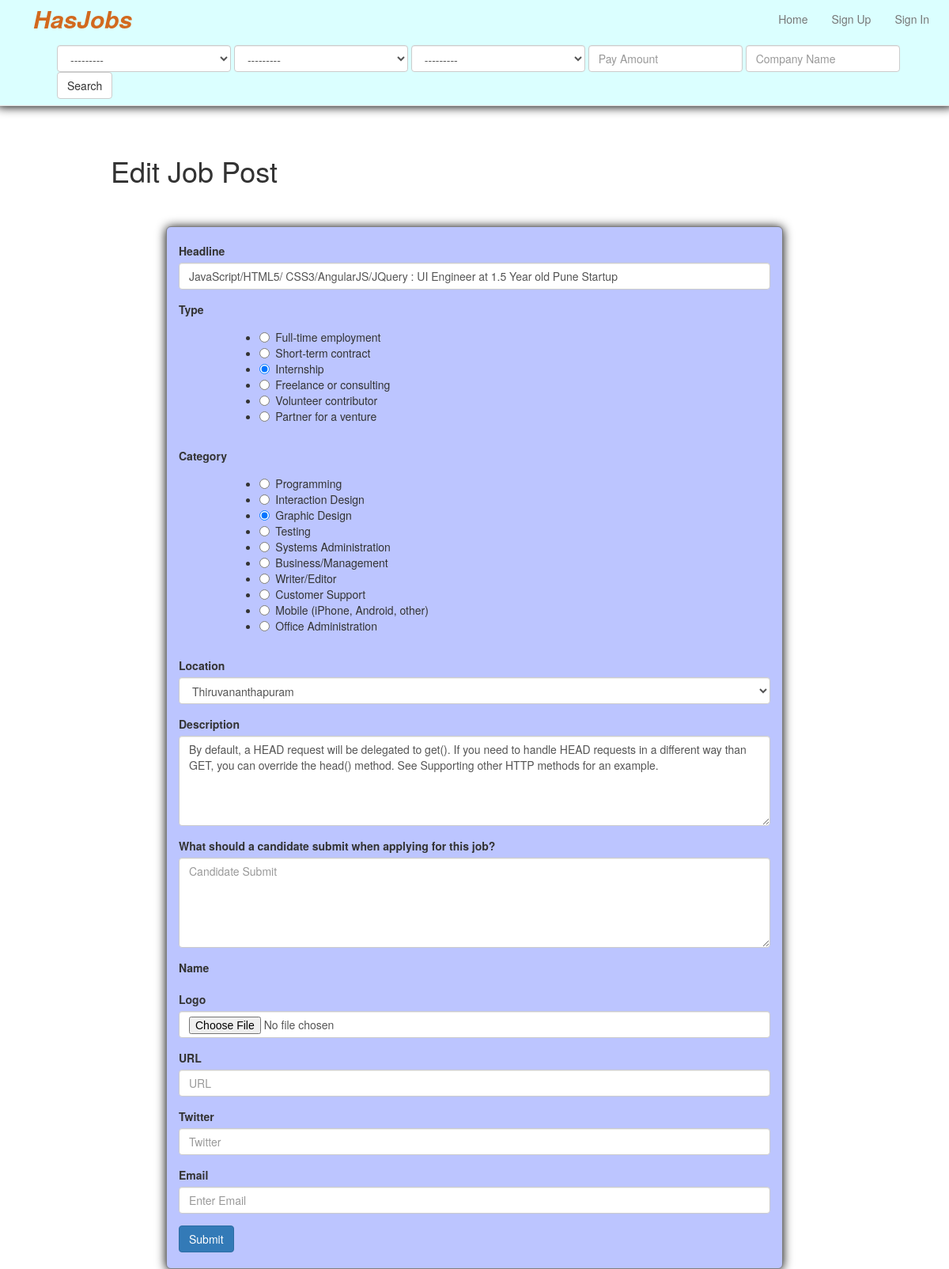
The app's page /edit-post/solaris with its own data.
### app_hasjob/models.py (models this page shows, shortened)
class AddJobPost(models.Model):
	headline = models.CharField(max_length=200)
	owner_name = models.CharField(max_length=200)
	location = models.ForeignKey(Location)
	types = models.ForeignKey(AddJobTypes)
	category = models.ForeignKey(AddJobCategory)
	description = models.TextField(null=True, blank=True)
	candidate_submit = models.TextField(null=True, blank=True)
	company = models.CharField(max_length=200)
	slug = models.SlugField(unique=True,null=True, blank=True)
	logo = models.ImageField(verbose_name=u'Image', upload_to="uploads/logo", null=True, blank=True)
	url = models.URLField(null=True, blank=True)
	twitter = models.URLField(null=True, blank=True)
	email = models.EmailField(null=True, blank=True)
	date = models.DateField(auto_now_add=True) # , blank=True
	class Meta:
		verbose_name = ("Add Job Post")
		verbose_name_plural = ("Add Job Posts")

class AddJobTypes(models.Model):
	types = models.CharField(max_length=200)
	slug = models.SlugField(unique=True, blank=True, null=True)
	def __str__(self):
		return self.types
	class Meta:
		verbose_name = ("Add Job Type")
		verbose_name_plural = ("Add Job Types")

class AddJobCategory(models.Model):
	category = models.CharField(max_length=200)
	slug = models.SlugField(unique=True, blank=True, null=True)
	def __str__(self):
		return self.category
	class Meta:
		verbose_name = ("Add Job Category")
		verbose_name_plural = ("Add Job Categories")

class Location(models.Model):
	location = models.CharField(max_length=200)
	slug = models.SlugField(unique=True, blank=True, null=True)
	def __str__(self):
		return self.location
	class Meta:
		verbose_name = ("Location")
		verbose_name_plural = ("Locations")

### app_hasjob/views.py (the view)
# urls.py: url(r'^edit-post/(?P<slug>[\w-]+)$', 'app_hasjob.views.edit_post', name='edit_post'),
def edit_post(request, slug):
	edit_post = AddJobPost.objects.get(slug=slug)
	if request.method == "POST":
		form = AddJobPostForm(request.POST, request.FILES, instance=edit_post)
		if form.is_valid():
			print "IF Valid @!!!"
			form.save()
			print "IF Saved !!!!!!!"
			return HttpResponseRedirect('/profile')
		else:
			print form.errors
	form = AddJobPostForm(instance=edit_post)
	return render(request, 'employer/edit_post.html', {'edit_post': form})

### app_hasjob/forms.py
class JobFilterForm(forms.Form):
	location__id = forms.ModelChoiceField(queryset=Location.objects.all(),widget=forms.Select(attrs={"class":"form-control","style":"width:220px"}))
	add_job_types__id = forms.ModelChoiceField(queryset=AddJobTypes.objects.all(),widget=forms.Select(attrs={"class":"form-control","style":"width:220px"}))
	add_job_category__id = forms.ModelChoiceField(queryset=AddJobCategory.objects.all(),widget=forms.Select(attrs={"class":"form-control","style":"width:220px"}))

### app_hasjob/templatetags/job_filter.py (called while the page is built)
@register.inclusion_tag("tags/job_filter.html")
def job_filter(request):
	filter_form = JobFilterForm(request.GET)
	return {'filter_form': filter_form}

### templates/employer/edit_post.html (shortened to what this page needs)
{% extends "base.html" %}
{% block content %}
	<h1>Edit Job Post</h1>
	<br>
	<br>
	<div class="row">
		<div class="col-lg-offset-2 col-lg-8 img img-rounded box-shad edit-color" style="border: 1px solid grey">
			<br>
			<form action="/edit-post/" method="post" enctype="multipart/form_data">{% csrf_token %}
				<div class="form-group">
					<label for="exampleInputEmail1">Headline</label>
					{{ edit_post.headline }}
				</div>
				<label>Type</label>
				<div class="col-lg-offset-1">
					{{ edit_post.types }}
				</div>
				<br>
				<label>Category</label>
				<div class="col-lg-offset-1">
					{{ edit_post.category }}
				</div>
				<br>
				<div class="form-group">
					<label for="exampleInputEmail1">Location</label>
					{{ edit_post.location }}
				</div>
				<div class="form-group">
					<label for="exampleInputEmail1">Description</label>
					{{ edit_post.description }}
				</div>
				<div class="form-group">
					<label for="exampleInputEmail1">What should a candidate submit when applying for this job?</label>
					{{ edit_post.candidate_submit }}
				</div>
				<div class="form-group">
					<label for="exampleInputEmail1">Name</label>
				</div>
				<div class="form-group">
					<label for="exampleInputEmail1">Logo</label>
					{{ edit_post.logo }}
				</div>
				<div class="form-group">
					<label for="exampleInputEmail1">URL</label>
					{{ edit_post.url }}
				</div>
				<div class="form-group">
					<label for="exampleInputEmail1">Twitter</label>
					{{ edit_post.twitter }}
				</div>
				<div class="form-group">
					<label for="exampleInputEmail1">Email</label>
					{{ edit_post.email }}
				</div>
				<button type="submit" class="btn btn-primary">Submit</button>
			</form>
			<br>
		</div>
	</div>
{% endblock %}

### staticdirs/css/justified-nav.css (style rules this page uses)
body { padding-top: 20px; }

### staticdirs/css/style.css (style rules this page uses)
.box-shad { -moz-box-shadow: 0px 1px 13px #000000; -webkit-box-shadow: 0px 1px 13px #000000; box-shadow: 0px 1px 13px #000000; }
.edit-color { background-color: #BCC5FF; }

### records on screen
AddJobPost: headline "JavaScript/HTML5/ CSS3/AngularJS/JQuery : UI Engineer at 1.5 Year old Pune Startup", description "By default, a HEAD request will be delegated to get(). If you need to handle HEAD requests in a different way than GET, you can override the head() method. See Supporting other HTTP methods for an example."
AddJobTypes: types "☐ Full-time employment ☐ Short-term contract ☑ Internship ☐ Freelance or consulting ☐ Volunteer contributor ☐ Partner for a venture"
AddJobCategory: category "☐ Programming ☐ Interaction Design ☑ Graphic Design ☐ Testing ☐ Systems Administration ☐ Business/Management ☐ Writer/Editor ☐ Customer Support ☐ Mobile (iPhone, Android, other ☐ Office Administration"
Location: location "Thiruvananthapuram"
